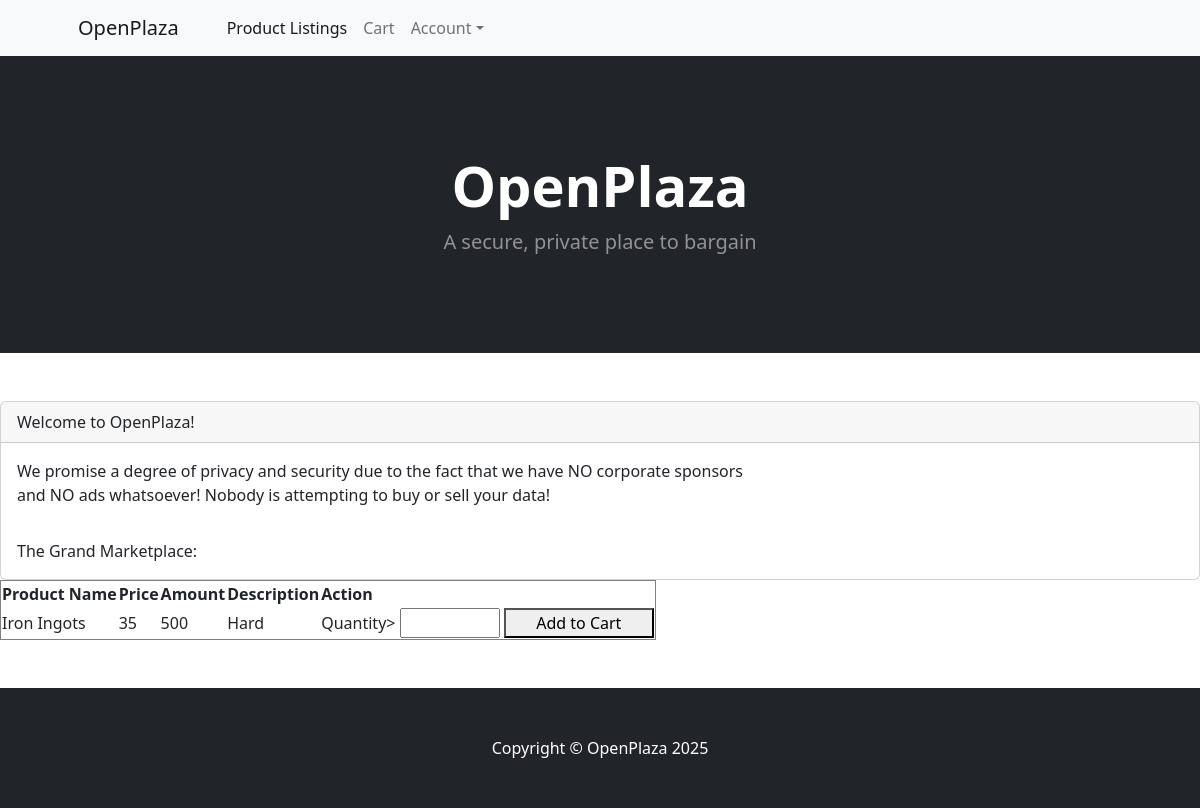
The page / on the database its author committed.
### tables this page shows
CREATE TABLE `products` (
  `ProductName` text NOT NULL,
  `ProductID` int(11) NOT NULL,
  `UserID` varchar(255) NOT NULL,
  `Amount` int(11) NOT NULL,
  `Description` text NOT NULL,
  `Price` int(11) NOT NULL,
  `ImagePath` varchar(255) NOT NULL
);

### index.php (the view, shortened to what this page needs)
<!DOCTYPE html>
<html lang="en">
    <head>
        <link href="https://cdn.jsdelivr.net/npm/bootstrap-icons@1.5.0/font/bootstrap-icons.css" rel="stylesheet" />
        <link href="styles.css" rel="stylesheet" />
    </head>
    <body>
        <nav class="navbar navbar-expand-lg navbar-light bg-light">
            <div class="container px-4 px-lg-5">
                <a class="navbar-brand" href="#!">OpenPlaza</a>
                <div class="collapse navbar-collapse" id="navbarSupportedContent">
                    <ul class="navbar-nav me-auto mb-2 mb-lg-0 ms-lg-4">
                        <li class="nav-item"><a class="nav-link active" href="product_listings.php">Product Listings</a></li>
                        <li class="nav-item"><a class="nav-link" href="cart.php">Cart</a></li>
                        <li class="nav-item dropdown">
                            <a class="nav-link dropdown-toggle" id="navbarDropdown" href="#" role="button" data-bs-toggle="dropdown" aria-expanded="false">Account</a>
                        </li>
                    </ul>
                </div>
            </div>
        </nav>
        <header class="bg-dark py-5">
            <div class="container px-4 px-lg-5 my-5">
                <div class="text-center text-white">
                    <h1 class="display-4 fw-bolder">OpenPlaza</h1>
                    <p class="lead fw-normal text-white-50 mb-0">A secure, private place to bargain</p>
                </div>
            </div>
        </header>
        <section class="py-5">
        <div class = "card">
            <div class = "card-header">
                Welcome to OpenPlaza!
            </div>
            <div class = "card-body">
                We promise a degree of privacy and security due to the fact that we have NO corporate sponsors <br>
                and NO ads whatsoever!  Nobody is attempting to buy or sell your data!
            </div>
            <div class = "card-body">
                The Grand Marketplace:
            </div>
        </div>
        <?php
        $conn = mysqli_connect("localhost","root","","openplaza");
        $result = mysqli_query($conn,"SELECT * FROM products LIMIT 50");
        $data = $result->fetch_all(MYSQLI_ASSOC);
        ?>
        <table border="1">
        <tr>
            <th>Product Name</th>
            <th>Price</th>
            <th>Amount</th>
            <th>Description</th>
            <th>Action</th>
        </tr>
        <?php foreach($data as $row): ?>
        <tr>
            <td><?= htmlspecialchars($row['ProductName']) ?></td>
            <td><?= htmlspecialchars($row['Price']) ?></td>
            <td><?= htmlspecialchars($row['Amount']) ?></td>
            <td><?= htmlspecialchars($row['Description']) ?></td>
            <td><form action="add_cart.php" method="post">
                <label for="Quantity">Quantity></label>
                <input style="height:30px; width:100px" id="Quantity" name="Quantity"></input>
                <button style="height:30px; width:150px" input type="submit" name="ProductID" value="<?= $row['ProductID'] ?>">Add to Cart</button></form></td>
            </tr>
        <?php endforeach ?>
        </table>
        </section>
        <footer class="py-5 bg-dark">
            <div class="container"><p class="m-0 text-center text-white">Copyright &copy; OpenPlaza 2025</p></div>
        </footer>
    </body>
</html>

### rows shown on the page
products: ProductName "Iron Ingots", Price "35", Amount "500", Description "Hard", $row['ProductID'] 1 (drawn)
